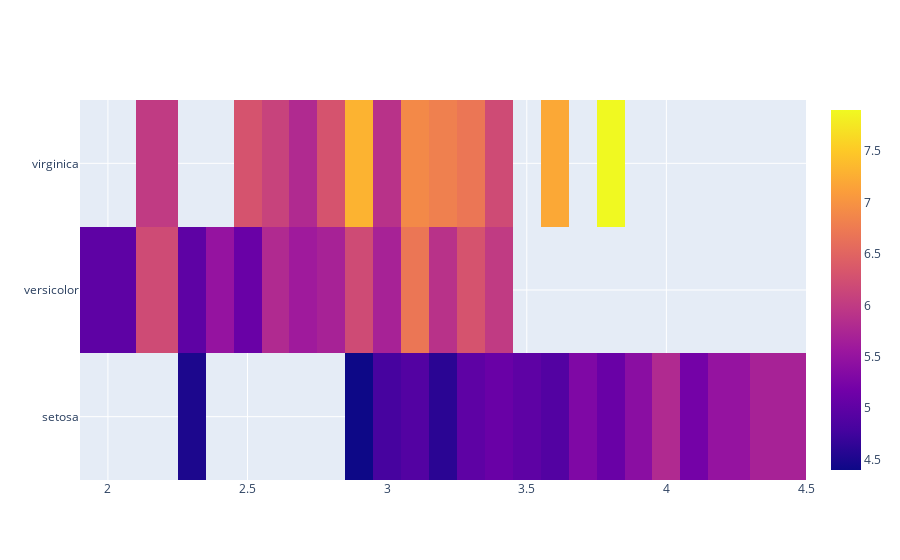

Write notebook code for a chart like this one.
### Markdown cell above
### Using Plotly

### Code cell
import plotly.graph_objects as go

fig = go.Figure(data=go.Heatmap(
                   z=data['sepal_length'],
                   x=data['sepal_width'],
                   y=data['species'],
                   hoverongaps = False))
fig.show()

### Figure 1 — Plotly figure (JSON) as saved in the notebook; plotly's stock layout.template omitted (floating-point values rounded to 4 significant figures; data arrays with more than 128 entries replaced by an {"elided": "..."} marker saying what was removed)
{"data": [{"hoverongaps": false, "type": "heatmap", "x": {"elided": "150 float values"}, "y": {"elided": "150 str values"}, "z": {"elided": "150 float values"}}], "layout": {}}
